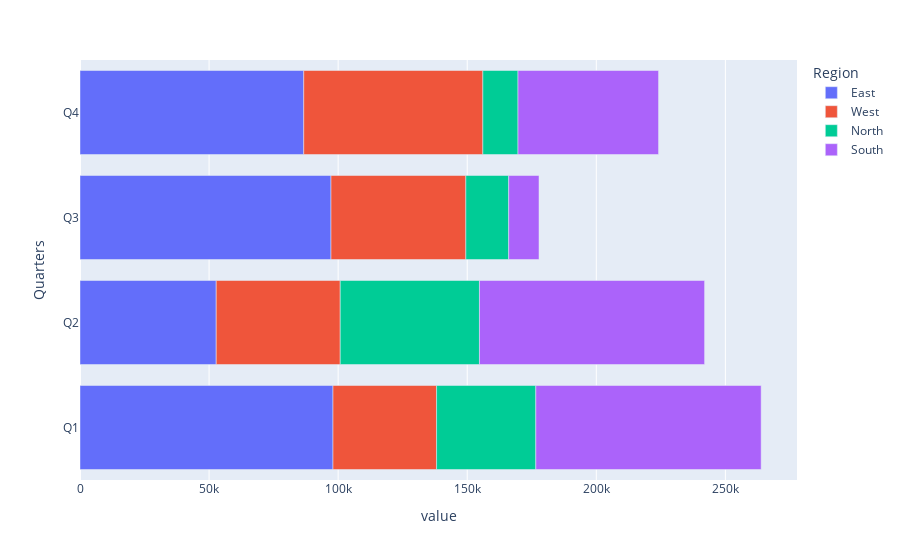

The code cell stored with this chart in its notebook:
### Code cell
data.plot.barh()

### Figure 1 — Plotly figure (JSON) as saved in the notebook; plotly's stock layout.template omitted (floating-point values rounded to 4 significant figures)
{"data": [{"alignmentgroup": "True", "hovertemplate": "Region=East<br>value=%{x}<br>Quarters=%{y}<extra></extra>", "legendgroup": "East", "marker": {"color": "#636efa", "pattern": {"shape": ""}}, "name": "East", "offsetgroup": "East", "orientation": "h", "showlegend": true, "textposition": "auto", "type": "bar", "x": [98000.0, 52770.0, 97230.0, 86670.0], "xaxis": "x", "y": ["Q1", "Q2", "Q3", "Q4"], "yaxis": "y"}, {"alignmentgroup": "True", "hovertemplate": "Region=West<br>value=%{x}<br>Quarters=%{y}<extra></extra>", "legendgroup": "West", "marker": {"color": "#EF553B", "pattern": {"shape": ""}}, "name": "West", "offsetgroup": "West", "orientation": "h", "showlegend": true, "textposition": "auto", "type": "bar", "x": [40130.0, 48040.0, 52230.0, 69380.0], "xaxis": "x", "y": ["Q1", "Q2", "Q3", "Q4"], "yaxis": "y"}, {"alignmentgroup": "True", "hovertemplate": "Region=North<br>value=%{x}<br>Quarters=%{y}<extra></extra>", "legendgroup": "North", "marker": {"color": "#00cc96", "pattern": {"shape": ""}}, "name": "North", "offsetgroup": "North", "orientation": "h", "showlegend": true, "textposition": "auto", "type": "bar", "x": [38440.0, 53930.0, 16600.0, 13610.0], "xaxis": "x", "y": ["Q1", "Q2", "Q3", "Q4"], "yaxis": "y"}, {"alignmentgroup": "True", "hovertemplate": "Region=South<br>value=%{x}<br>Quarters=%{y}<extra></extra>", "legendgroup": "South", "marker": {"color": "#ab63fa", "pattern": {"shape": ""}}, "name": "South", "offsetgroup": "South", "orientation": "h", "showlegend": true, "textposition": "auto", "type": "bar", "x": [87290.0, 87210.0, 11750.0, 54450.0], "xaxis": "x", "y": ["Q1", "Q2", "Q3", "Q4"], "yaxis": "y"}], "layout": {"autosize": true, "barmode": "relative", "legend": {"title": {"text": "Region"}, "tracegroupgap": 0}, "margin": {"t": 60}, "xaxis": {"anchor": "y", "autorange": true, "domain": [0, 1], "range": [0, 277700.0], "title": {"text": "value"}, "type": "linear"}, "yaxis": {"anchor": "x", "autorange": true, "domain": [0, 1], "range": [-0.5, 3.5], "title": {"text": "Quarters"}, "type": "category"}}}
